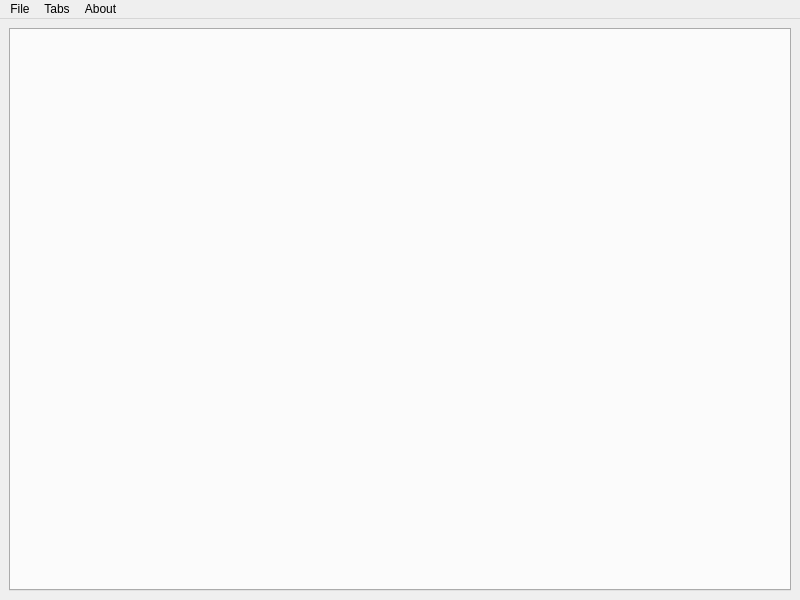
<?xml version="1.0" encoding="UTF-8"?>
<ui version="4.0">
 <class>MainWindow</class>
 <widget class="QMainWindow" name="MainWindow">
  <property name="geometry">
   <rect>
    <x>0</x>
    <y>0</y>
    <width>800</width>
    <height>600</height>
   </rect>
  </property>
  <property name="windowTitle">
   <string/>
  </property>
  <widget class="QWidget" name="centralwidget">
   <layout class="QGridLayout" name="gridLayout">
    <item row="1" column="0">
     <widget class="QTabWidget" name="tabWidget">
      <property name="currentIndex">
       <number>-1</number>
      </property>
      <property name="tabsClosable">
       <bool>true</bool>
      </property>
     </widget>
    </item>
   </layout>
  </widget>
  <widget class="QMenuBar" name="menubar">
   <property name="geometry">
    <rect>
     <x>0</x>
     <y>0</y>
     <width>800</width>
     <height>21</height>
    </rect>
   </property>
   <widget class="QMenu" name="menuFile">
    <property name="title">
     <string>File</string>
    </property>
    <addaction name="actionLoad_File"/>
    <addaction name="actionSave_file"/>
    <addaction name="separator"/>
    <addaction name="actionSettings"/>
    <addaction name="separator"/>
    <addaction name="actionQuit"/>
   </widget>
   <widget class="QMenu" name="menuAbout">
    <property name="title">
     <string>About</string>
    </property>
    <addaction name="actionAbout"/>
   </widget>
   <widget class="QMenu" name="menuTabs">
    <property name="title">
     <string>Tabs</string>
    </property>
    <addaction name="actionNew_Tab"/>
    <addaction name="actionClose_Tab"/>
   </widget>
   <addaction name="menuFile"/>
   <addaction name="menuTabs"/>
   <addaction name="menuAbout"/>
  </widget>
  <action name="actionLoad_File">
   <property name="text">
    <string>Load File</string>
   </property>
   <property name="shortcut">
    <string>Ctrl+L</string>
   </property>
  </action>
  <action name="actionSave_file">
   <property name="text">
    <string>Save File</string>
   </property>
   <property name="shortcut">
    <string>Ctrl+S</string>
   </property>
  </action>
  <action name="actionQuit">
   <property name="text">
    <string>Quit</string>
   </property>
   <property name="shortcut">
    <string>Ctrl+Q</string>
   </property>
  </action>
  <action name="actionAbout">
   <property name="text">
    <string>About Atomizer</string>
   </property>
  </action>
  <action name="actionNew_Tab">
   <property name="text">
    <string>New Tab</string>
   </property>
   <property name="shortcut">
    <string>Ctrl+T</string>
   </property>
  </action>
  <action name="actionClose_Tab">
   <property name="text">
    <string>Close Tab</string>
   </property>
  </action>
  <action name="actionSettings">
   <property name="text">
    <string>Settings</string>
   </property>
   <property name="shortcut">
    <string notr="true">Ctrl+,</string>
   </property>
   <property name="shortcutVisibleInContextMenu">
    <bool>false</bool>
   </property>
  </action>
 </widget>
 <resources/>
 <connections/>
</ui>
